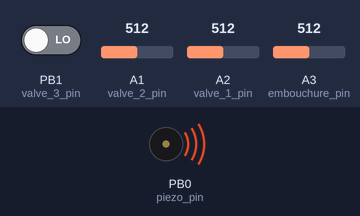
A sketch run on a simulated ATtiny85, built with avr-gcc and run on an emulated ATtiny85. Parts: buzzer (waves = sounding). The inputs (shaded band) are chosen by the test bench; at power-on: A3 (embouchure_pin) = 512, PB1 (valve_3_pin) LOW, A1 (valve_2_pin) = 512, A2 (valve_1_pin) = 512.

Above: at 1.2 s.
1.3 s: A3 (embouchure_pin) set to 467
At 1.9 s:
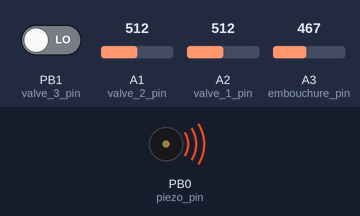
2.8 s: A3 (embouchure_pin) set to 440
At 3.5 s:
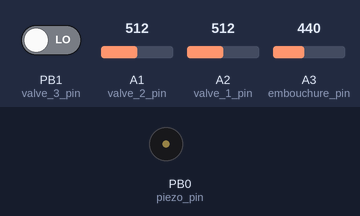
4.3 s: A3 (embouchure_pin) set to 511
At 5.4 s:
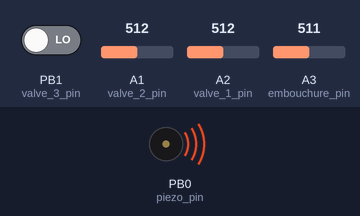
5.8 s: A3 (embouchure_pin) set to 306
At 6.4 s:
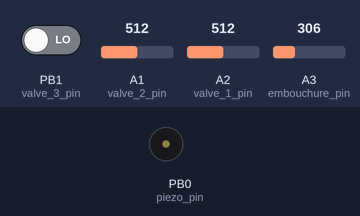
Timing chart, 0 to 8.3 s (numbered marks = the images above; inputs shaded):
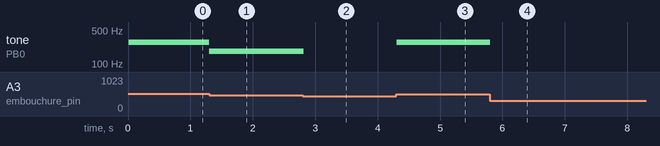

Measured:
- the behaviour switches between 450 and 449 on A3 (embouchure_pin) (found by bisection; images 1 and 2)
- after the input at 1.3 s, tone on PB0 (piezo_pin): 277 Hz → 185 Hz at once
- after the input at 2.8 s, tone on PB0 (piezo_pin): 185 Hz → silent at once
- after the input at 4.3 s, tone on PB0 (piezo_pin): silent → 277 Hz at once
- after the input at 5.8 s, tone on PB0 (piezo_pin): 277 Hz → silent at once

The sketch:

digital_trumpet.ino
```cpp
#include <avr/sleep.h>

#define NOTE_E3  165
#define NOTE_F3  175
#define NOTE_FS3 185
#define NOTE_G3  196
#define NOTE_GS3 208
#define NOTE_A3  220
#define NOTE_AS3 233
#define NOTE_B3  247
#define NOTE_C4  262
#define NOTE_CS4 277
#define NOTE_D4  294
#define NOTE_DS4 311
#define NOTE_E4  330
#define NOTE_F4  349
#define NOTE_FS4 370
#define NOTE_G4  392
#define NOTE_GS4 415
#define NOTE_A4  440
#define NOTE_AS4 466
#define NOTE_B4  494
#define NOTE_C5  523
#define NOTE_CS5 554
#define NOTE_D5  587
#define NOTE_DS5 622
#define NOTE_E5  659
#define NOTE_F5  698
#define NOTE_FS5 740
#define NOTE_G5  784
#define NOTE_GS5 831
#define NOTE_A5  880
#define NOTE_AS5 932
#define NOTE_B5  988
#define NOTE_C6  1047
#define NOTE_CS6 1109
#define NOTE_D6  1175
#define NOTE_DS6 1245
#define NOTE_E6  1319
#define NOTE_F6  1397

/*
 * ATTiny85 Trumpet
 * Dan Wesely
 * 10/4/2020
 *
 * The device plays tones through a speaker to match the frequency of the notes played on
 * an actual trumpet using the same fingering.
 *
 * One button is the "mouthpiece", the embouchure reading determines how high the note will be,
 * the three valve buttons determine which fingering is applied.
 *
 * The trumpet goes to sleep after 5 minutes to save the battery.
 *
 *
 *                            __
 *                  Reset  -1|\/|8-  VCC (+)
 * (Analog Input 3) Pin 3  -2|  |7-  Pin 2 (Analog Input 1, SCK)
 * (Analog Input 2) Pin 4  -3|  |6-  Pin 1 (PWM, MISO)
 *                (-) GND  -4|__|5-  Pin 0 (PWM, AREF, MOSI)
 *
 *
 * References
 * https://www.arduino.cc/en/Tutorial/toneMelody
 * http://openmusictheory.com/pitches.html
 * https://bobgillis.wordpress.com/2012/08/24/bb-trumpet-fingering-chart-and-overtone-series/
 *
 * https://www.arduino.cc/reference/en/language/functions/bits-and-bytes/bitread/
 *
 * https://www.allaboutcircuits.com/technical-articles/switch-bounce-how-to-deal-with-it/
 *
 */

const int piezo_pin = 0;
const int embouchure_pin = A3;
const int valve_1_pin = A2; // digital pin 4
const int valve_2_pin = A1; // digital pin 2
const int valve_3_pin = 1;
const int valve_threshold = 50;

const unsigned long sleep_threshold = 300000; // power down after 5 minutes
unsigned long last_active = 0; // time to compare for power down

// define results of different fingering and embouchure combinations
// order of fingerings: 111, 101, 011, 110, 100, 010, 000
// binary equivalent:     7,   5,   3,   6,   4,   2,   0
// observed value:       15,  13,  11,  14,  12,  10,   8
// valves_index:          0,   1,   2,   3,   4,   5,   6
const int notes[ 11 ][ 7 ] = {{NOTE_E3,  NOTE_F3,  NOTE_FS3, NOTE_G3,  NOTE_GS3, NOTE_A3,  NOTE_AS3},
                              {NOTE_B3,  NOTE_C4,  NOTE_CS4, NOTE_D4,  NOTE_DS4, NOTE_E4,  NOTE_F4},
                              {NOTE_E4,  NOTE_F4,  NOTE_FS4, NOTE_G4,  NOTE_GS4, NOTE_A4,  NOTE_AS4},
                              {NOTE_GS4, NOTE_A4,  NOTE_AS4, NOTE_B4,  NOTE_C5,  NOTE_CS5, NOTE_D5},
                              {NOTE_B4,  NOTE_C5,  NOTE_CS5, NOTE_D5,  NOTE_DS5, NOTE_E5,  NOTE_F5},
                              {NOTE_D5,  NOTE_DS5, NOTE_E5,  NOTE_F5,  NOTE_FS5, NOTE_G5,  NOTE_GS5},
                              {NOTE_E5,  NOTE_F5,  NOTE_FS5, NOTE_G5,  NOTE_GS5, NOTE_A5,  NOTE_AS5},
                              {NOTE_FS5, NOTE_G5,  NOTE_GS5, NOTE_A5,  NOTE_AS5, NOTE_B5,  NOTE_C6},
                              {NOTE_GS5, NOTE_A5,  NOTE_AS5, NOTE_B5,  NOTE_C6,  NOTE_CS6, NOTE_D6},
                              {NOTE_AS5, NOTE_B5,  NOTE_C6,  NOTE_CS6, NOTE_D6,  NOTE_DS6, NOTE_E6},
                              {NOTE_B5,  NOTE_C6,  NOTE_CS6, NOTE_D6,  NOTE_DS6, NOTE_E6,  NOTE_F6} };

void playTone(int valves, int embouchure_index){
  // given the valve positions and embouchure
  // play a note
  int valves_index;
  if (valves == 0){
    // open
    valves_index = 6;
  } else if (valves == 2) {
    // two
    valves_index = 5;
  } else if (valves == 4) {
    // one
    valves_index = 4;
  } else if (valves == 6) {
    // one and two
    valves_index = 3;
  } else if (valves == 3) {
    // two and three
    valves_index = 2;
  } else if (valves == 5) {
    // one and three
    valves_index = 1;
  } else if (valves == 7) {
    // one, two, and three
    valves_index = 0;
  } else {
    // invalid fingering
    noTone(piezo_pin);
    return;
  }
  tone(piezo_pin, notes[embouchure_index][valves_index]);
  delay(10);


// order of fingerings: 111, 101, 011, 110, 100, 010, 000
// binary equivalent:     7,   5,   3,   6,   4,   2,   0
// observed value:       15,  13,  11,  14,  12,  10,   8
// valves_index:          0,   1,   2,   3,   4,   5,   6
           return;
}

void setup()
{
  pinMode(valve_1_pin, INPUT);
  pinMode(valve_2_pin, INPUT);
  pinMode(valve_3_pin, INPUT);
  pinMode(piezo_pin, OUTPUT);
  pinMode(embouchure_pin, INPUT);

  set_sleep_mode(SLEEP_MODE_PWR_DOWN);

}


void enterSleep (void)
{
  sleep_enable();
  sleep_cpu();
}

void loop()
{
  delay(10);
  /*
  read button pin
  encode the analog value to 8bit number
  if tone button active:
    read embouchure
    play tone
  */
  byte encoded_value = 0;
  int observed_value;
  int embouchure;
  int valve_1 = 0;
  int valve_2 = 0;
  int valve_3 = 0;

  embouchure = analogRead(embouchure_pin);
  // map to embouchure options
  // "-1" means the mouthpiece button is not pressed, no sounds
  embouchure = map(embouchure, 400, 950, -1, 10);

  if (embouchure >= 0){
    if (analogRead(valve_1_pin) > valve_threshold) { valve_1 = 1;}
    if (analogRead(valve_2_pin) > valve_threshold) { valve_2 = 1;}
    valve_3 = digitalRead(valve_3_pin);

    bitWrite(encoded_value, 0, valve_1);
    bitWrite(encoded_value, 1, valve_2);
    bitWrite(encoded_value, 2, valve_3);

    playTone(encoded_value, embouchure);
    last_active = millis();
  }
  else {
    noTone(piezo_pin);
    if (millis() - last_active > sleep_threshold) {enterSleep();}
  }

}
```
